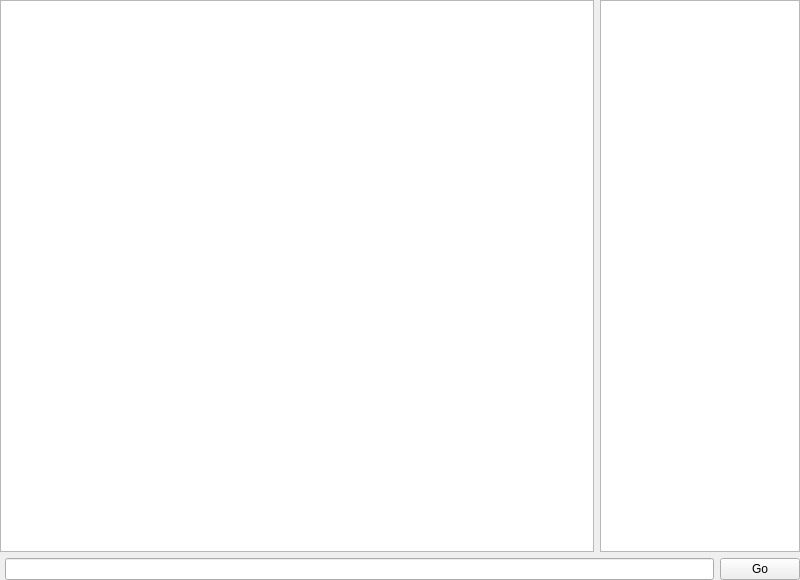
<?xml version="1.0" encoding="UTF-8"?>
<ui version="4.0">
 <class>SlimWindow</class>
 <widget class="SlimWindow" name="SlimWindow">
  <property name="enabled">
   <bool>true</bool>
  </property>
  <property name="geometry">
   <rect>
    <x>0</x>
    <y>0</y>
    <width>800</width>
    <height>580</height>
   </rect>
  </property>
  <property name="windowTitle">
   <string>DP Graffik Scripting Engine</string>
  </property>
  <layout class="QGridLayout" name="gridLayout_2">
   <property name="margin">
    <number>0</number>
   </property>
   <property name="spacing">
    <number>0</number>
   </property>
   <item row="0" column="0">
    <layout class="QGridLayout" name="gridLayout">
     <property name="horizontalSpacing">
      <number>0</number>
     </property>
     <property name="verticalSpacing">
      <number>6</number>
     </property>
     <item row="1" column="0" rowspan="3">
      <layout class="QHBoxLayout" name="horizontalLayout_2">
       <property name="spacing">
        <number>6</number>
       </property>
       <item>
        <spacer name="horizontalSpacer">
         <property name="orientation">
          <enum>Qt::Horizontal</enum>
         </property>
         <property name="sizeType">
          <enum>QSizePolicy::Fixed</enum>
         </property>
         <property name="sizeHint" stdset="0">
          <size>
           <width>5</width>
           <height>20</height>
          </size>
         </property>
        </spacer>
       </item>
       <item>
        <widget class="QLineEdit" name="commandInputLine">
         <property name="toolTip">
          <string>Enter Command</string>
         </property>
        </widget>
       </item>
       <item>
        <widget class="QPushButton" name="goButton">
         <property name="toolTip">
          <string>Press to Send Command</string>
         </property>
         <property name="text">
          <string>Go</string>
         </property>
        </widget>
       </item>
      </layout>
     </item>
     <item row="0" column="0">
      <layout class="QHBoxLayout" name="horizontalLayout_4">
       <property name="sizeConstraint">
        <enum>QLayout::SetDefaultConstraint</enum>
       </property>
       <property name="bottomMargin">
        <number>0</number>
       </property>
       <item>
        <widget class="QTableView" name="historyTableView">
         <property name="sizePolicy">
          <sizepolicy hsizetype="Expanding" vsizetype="Expanding">
           <horstretch>0</horstretch>
           <verstretch>0</verstretch>
          </sizepolicy>
         </property>
         <property name="baseSize">
          <size>
           <width>0</width>
           <height>0</height>
          </size>
         </property>
         <property name="mouseTracking">
          <bool>false</bool>
         </property>
         <property name="toolTip">
          <string notr="true"/>
         </property>
         <property name="editTriggers">
          <set>QAbstractItemView::NoEditTriggers</set>
         </property>
         <property name="tabKeyNavigation">
          <bool>true</bool>
         </property>
         <property name="showDropIndicator" stdset="0">
          <bool>false</bool>
         </property>
         <property name="showGrid">
          <bool>false</bool>
         </property>
         <property name="wordWrap">
          <bool>false</bool>
         </property>
         <attribute name="horizontalHeaderVisible">
          <bool>false</bool>
         </attribute>
         <attribute name="horizontalHeaderDefaultSectionSize">
          <number>40</number>
         </attribute>
         <attribute name="horizontalHeaderMinimumSectionSize">
          <number>0</number>
         </attribute>
         <attribute name="horizontalHeaderStretchLastSection">
          <bool>true</bool>
         </attribute>
         <attribute name="verticalHeaderVisible">
          <bool>false</bool>
         </attribute>
         <attribute name="verticalHeaderDefaultSectionSize">
          <number>18</number>
         </attribute>
         <attribute name="verticalHeaderHighlightSections">
          <bool>false</bool>
         </attribute>
         <attribute name="verticalHeaderMinimumSectionSize">
          <number>18</number>
         </attribute>
         <attribute name="verticalHeaderShowSortIndicator" stdset="0">
          <bool>false</bool>
         </attribute>
        </widget>
       </item>
       <item>
        <widget class="QTextEdit" name="commandResults">
         <property name="maximumSize">
          <size>
           <width>200</width>
           <height>16777215</height>
          </size>
         </property>
         <property name="textInteractionFlags">
          <set>Qt::TextSelectableByKeyboard|Qt::TextSelectableByMouse</set>
         </property>
        </widget>
       </item>
      </layout>
     </item>
    </layout>
   </item>
  </layout>
 </widget>
 <layoutdefault spacing="6" margin="11"/>
 <customwidgets>
  <customwidget>
   <class>SlimWindow</class>
   <extends>QWidget</extends>
   <header>slimwindow.h</header>
   <container>1</container>
  </customwidget>
 </customwidgets>
 <resources/>
 <connections>
  <connection>
   <sender>commandInputLine</sender>
   <signal>returnPressed()</signal>
   <receiver>SlimWindow</receiver>
   <slot>onCmdEntry()</slot>
   <hints>
    <hint type="sourcelabel">
     <x>474</x>
     <y>575</y>
    </hint>
    <hint type="destinationlabel">
     <x>399</x>
     <y>299</y>
    </hint>
   </hints>
  </connection>
  <connection>
   <sender>goButton</sender>
   <signal>clicked()</signal>
   <receiver>SlimWindow</receiver>
   <slot>onCmdEntry()</slot>
   <hints>
    <hint type="sourcelabel">
     <x>797</x>
     <y>577</y>
    </hint>
    <hint type="destinationlabel">
     <x>399</x>
     <y>299</y>
    </hint>
   </hints>
  </connection>
 </connections>
 <slots>
  <signal>updateMotorDisp(int)</signal>
  <signal>updateMotorDir(QString)</signal>
  <slot>onSlide(int)</slot>
  <slot>onCmdEntry()</slot>
  <slot>onFileOpen()</slot>
  <slot>onDialActivate()</slot>
 </slots>
</ui>
